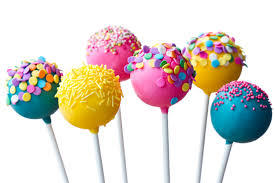
%> input picture praktikum2/candy.jpg, 275 x 183 px
$ octave segmentasi.m   (GNU Octave 9; MATLAB toolbox functions it lacks are replaced by stand-ins)
%> lines starting %> are read from the running program, lines starting %| are printed output that depends on the picture; in (x1, y1, x2, y2) boxes, pixels count from 0 and x2, y2 are one past the last pixel; in counts of white or black regions, pixels touching at a corner belong together; the program's own positions count from 1
% membaca citra rgb
Img = imread('C:\Users\ACER\Documents\Praktek Program TI\Pengolahan Citra\praktikum2\candy.jpg');
%> Img is the input picture: size 183x275x3 uint8; mean R, G, B 220.7, 211.8, 204.7
figure,imshow(Img);

% mengkonversi citra rgb menjadi grayscale
I = double(rgb2gray(Img));
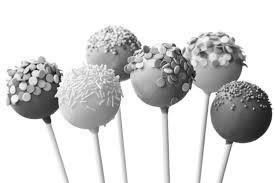
%> I: size 183x275 double; min 5, max 255, mean 213.7
figure, imshow(I,[]);

% Konvolusi dengan operator Roberts
robertshor = [0 1; -1 0];
robertsver = [1 0; 0 -1];
Ix = conv2(I,robertshor,'same');
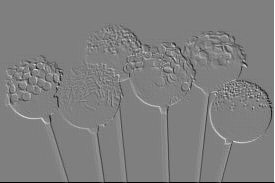
%> Ix: size 183x275 double; min -255, max 255, mean -0.5; drawn with min black and max white
Iy = conv2(I,robertsver,'same');
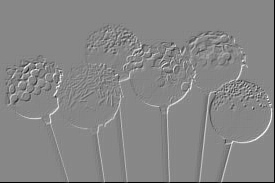
%> Iy: size 183x275 double; min -255, max 224, mean -2.3; drawn with min black and max white
J = sqrt((Ix.^2)+(Iy.^2));

% Menampilkan citra hasil konvolusi
figure,imshow(Ix,[]);
figure,imshow(Iy,[]);
figure,imshow(J,[]);

% melakukan thresholding citra
K = uint8(J);
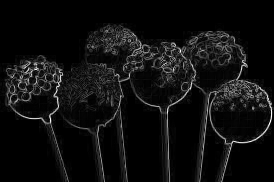
%> K: size 183x275 uint8; min 0, max 255, mean 17.6
L = im2bw(K,.08);
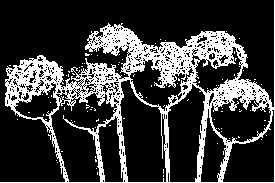
%> L: size 183x275 logical; 23.1% white; 94 white regions (93 under 20 px), largest, box (x1, y1, x2, y2) and area: (0, 0, 275, 183) 11455
figure, imshow(L,[]);

% melakukan operasi morfologi
M = imfill(L,'holes');
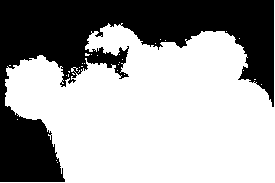
%> M: size 183x275 logical; 63.2% white; 1 black region, box (x1, y1, x2, y2) and area: (0, 0, 274, 182) 18537
N = bwareaopen(M,10000);
%> N: size 183x275 logical; 63.1% white; 1 black region, box (x1, y1, x2, y2) and area: (0, 0, 274, 182) 18589
figure, imshow(N,[]);

% mengambil bounding box masing2 objek hasil segmentasi
[labeled, numObjects] = bwlabel(N,8);
%> labeled: size 183x275 double; values 0 (black) and 1 (white), 63.1% white; 1 black region
%> numObjects = 1
stats = regionprops(labeled,'BoundingBox');
%> stats = 1 region; box (x1, y1, x2, y2): (0, 0, 275, 183)
bbox = cat(1, stats.BoundingBox);
%> bbox = [0.5 0.5 275 183]

% menampilkan citra rgb hasil segmentasi
figure, imshow(Img);
hold on;
for idx = 1 : numObjects
    h = rectangle('Position',bbox(idx,:),'LineWidth',2);
    set(h,'EdgeColor',[.75 0 0]);
    hold on;
end
%> this loop made 1 pass

% menampilkan jumlah objek hasil segmentasi
title(['There are ', num2str(numObjects),...
    ' objects in the image!']);
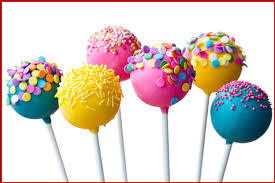
%> figure redrawn from the program's plot data; its title reads 'There are 1 objects in the image!'
hold off;
